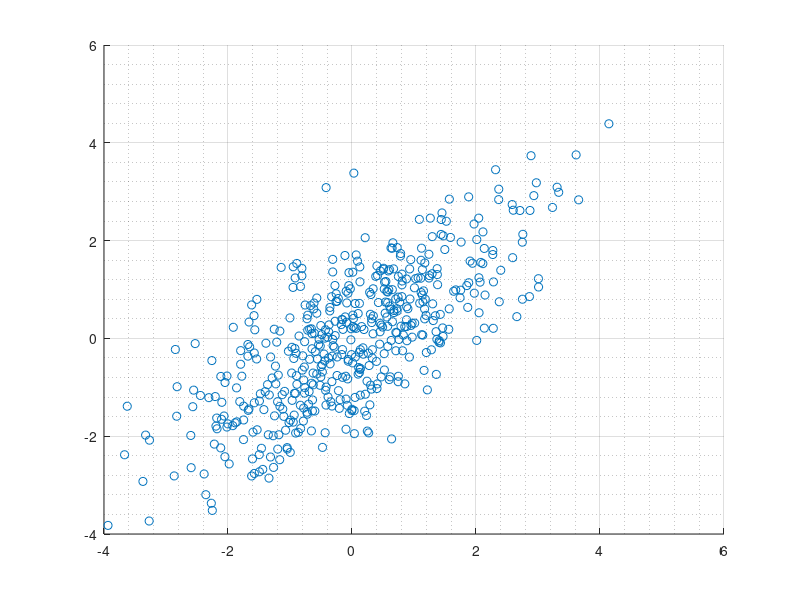
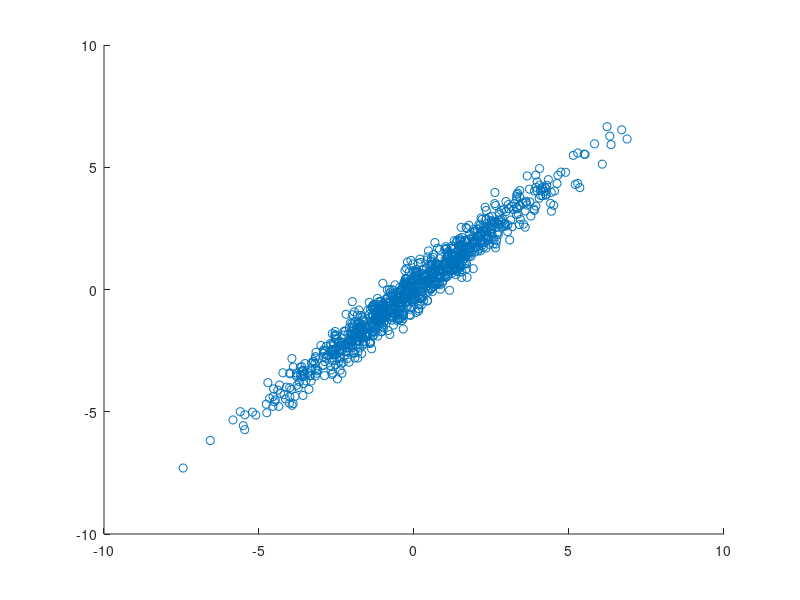
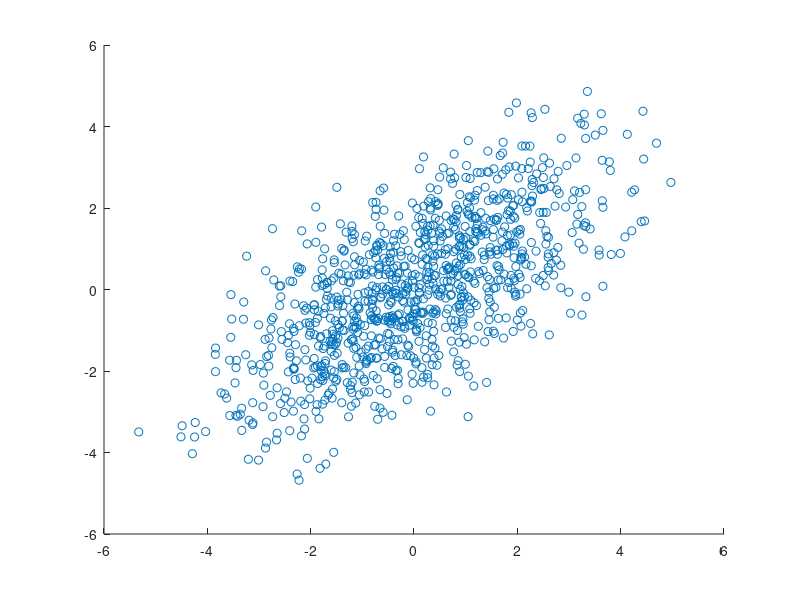
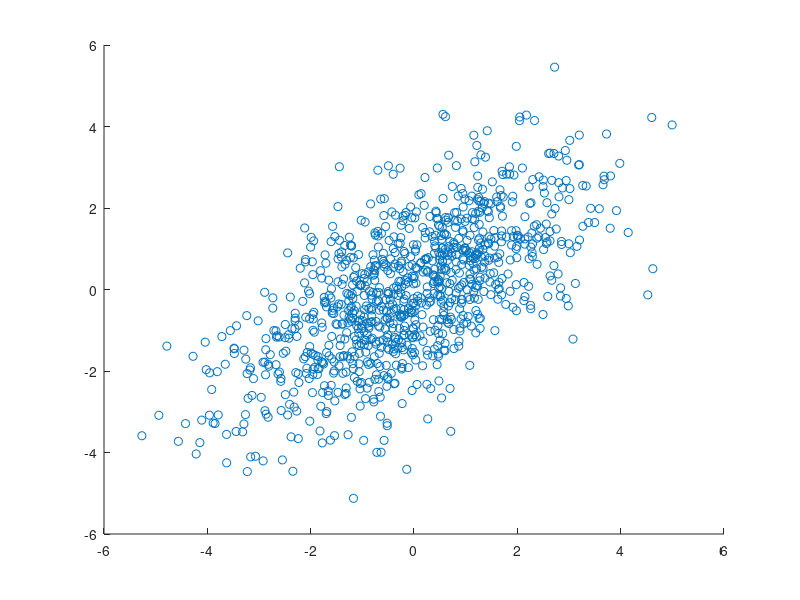

These figures' MATLAB source, in order: (Note: this script raises an error after producing the figures.)
%% diffenential, derivative, Jacobian, Hessian



%% sin(x) and diff 1,2
x=0:0.01:(4*pi);
y=sin(x);
yx=diff(y)*100;
yxx=diff(yx)*100;

figure(1),clf,
plot(x,y,'r');
hold on
plot(x(2:end),yx,'b');
plot(x(3:end),yxx,'g');
legend('sin(x)','yx','yxx');
grid on
grid minor
hold off
%% y=1/(1+exp(-x))
x=-5:0.01:5;
y=1./(1+exp(-x));
yx=diff(y)*100;
yxx=diff(yx)*100;

figure(1),clf,
plot(x,y,'r');
hold on
plot(x(2:end),yx,'b');
plot(x(3:end),yxx,'g');
legend('y','yx','yxx');
grid on
grid minor
hold off
%% y=x^3
x=-5:0.01:5;
y=x.^4;
yx=diff(y)*100;
yxx=diff(yx)*100;

figure(1),clf,
plot(x,y,'r');
hold on
plot(x(2:end),yx,'b');
plot(x(3:end),yxx,'g');
legend('y','yx','yxx');
grid on
grid minor
hold off
%% normal distribution
m=0;
C=1;
x=-5:0.01:5;
y=1/(sqrt(2*pi)*C)*exp(-1/2*(x-m).^2/C^2);
yx=diff(y)*100;
yxx=diff(yx)*100;

figure(1),clf,
plot(x,y,'r');
hold on
plot(x(2:end),yx,'b');
plot(x(3:end),yxx,'g');
legend('y','yx','yxx');
grid on
grid minor
hold off
%% cholesky decomposition
x=[2 -2;-2 5];
[R,p] = chol(x);

mu=[0;0];
sigma=[1 0;0 1];
C=[3 2;2 3];
C1=sqrt(C);
C2=chol(C);
aa1=mvnrnd(mu,sigma,1000)*C1;
aa2=mvnrnd(mu,sigma,1000)*C2;
aa3=mvnrnd(mu,C,1000);

figure(6),clf,
scatter(aa1(:,1),aa1(:,2));
figure(7),clf,
scatter(aa2(:,1),aa2(:,2));
figure(8),clf,
scatter(aa3(:,1),aa3(:,2));
%% Poisson Distribution
x=0:10;
lambda=5;
y=exp(-lambda).*lambda.^x./factorial(x);
z=cumsum(y);
figure(10),clf,
plot(x,y);
%% generate gaussian distribution
% a=[2 1;1 2];
% [b,c]=eig(a);
mu=[0,0];
sigma=[2 1.5;1.5 2];
[eigVec,lambda]=eig(sigma);
pointGaus=mvnrnd(mu,sigma,500);
figure(1),clf,
scatter(pointGaus(:,1),pointGaus(:,2));
grid on
grid minor
%% Hessian
syms x y 
f = x^2*y + 2*y*x;
hess=hessian(f,[x,y]);
jaco=jacobian(f,[x,y]);

% bb=double(aa2(1,1));
%% Jacobian
% syms x y z
% jacobian([x*y*z, y^2, x + z], [x, y, z])
% jacobian([x*y*z, y^2, x + z], [x; y; z])
% syms x y z
% jacobian(2*x + 3*y + 4*z, [x, y, z])
% gradient(2*x + 3*y + 4*z, [x, y, z])
% syms x y
% jacobian([x^2*y, x*sin(y)], x)
% diff([x^2*y, x*sin(y)], x)

delta_t=0.1;
f=@(x)[x(1)+delta_t*(x(1)*x(3)-x(4)*x(1)*x(2));...
            x(2)+delta_t*(0.02*x(1)*x(2)-0.5*x(2));...
            x(3);...
            x(4)];
x=[30;30;27;19];
z=f(x);
n=numel(x);% elements' number of x
m=numel(z);
A=zeros(m,n);
h=n*eps;
for k=1:n
    x1=x;
    x1(k)=x1(k)+h*1i;
    A(:,k)=imag(f(x1))/h;
end
%% Jacobian
delta_t=0.1;
f=@(x)[x(1)+delta_t*(x(1)*x(3)-x(4)*x(1)*x(2));...
            x(2)+delta_t*(0.02*x(1)*x(2)-0.5*x(2));...
            x(3);...
            x(4)];

x=[30;30;27;19];
syms x1 x2 x3 x4
xSym=[x1;x2;x3;x4];
F=f(xSym);
grad=jacobian(F,xSym);
double(grad(x))
% Y=subs(grad,xSym,x);
% aa=double(Y);





